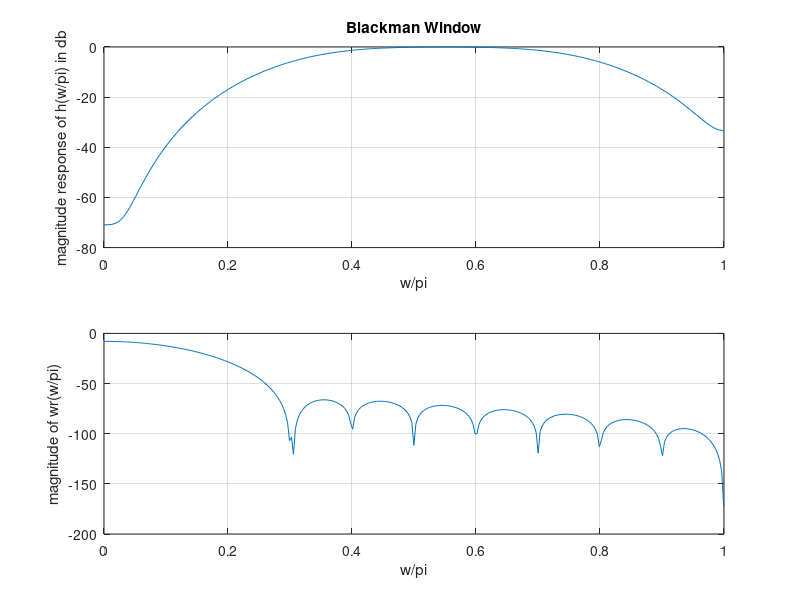

Reproduce this figure in MATLAB.
N=21;
wc1=0.3*pi;
wc2=0.8*pi;
n=0:1:N-1;
eps=0.001;
alpha=(N-1)/2;
hd=(sin(wc2*(n-alpha+eps))-sin(wc1*(n-alpha+eps)))./(pi*(n-alpha+eps));
wr=blackman(N);
h=hd.*wr';
w=0:0.01:pi;
H=freqz(h,1,w);
subplot(2,1,1);
plot(w/pi,20*log10(abs(H)));
grid on;
xlabel('w/pi');
ylabel('magnitude response of h(w/pi) in db');
title('Blackman Window');
w1=freqz(wr/N,1,w);
subplot(2,1,2);
plot(w/pi,20*log10(abs(w1)));
grid on;
xlabel('w/pi');
ylabel('magnitude of wr(w/pi)');
